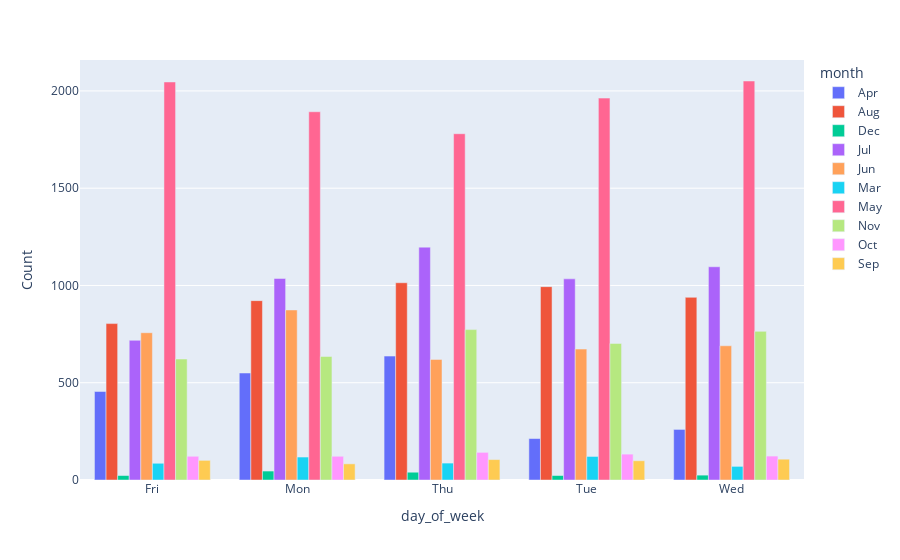

The code cell stored with this chart in its notebook:
### Code cell
# contact month, day_of_week
df['month'] = df['month'].str.capitalize()
df['day_of_week'] = df['day_of_week'].str.capitalize()
count_by_month_day = df[['month', 'day_of_week', 'age']].groupby(by=['month','day_of_week'], sort=True).count().reset_index()
count_by_month_day.rename(columns={'age': 'Count'}, inplace= True)  #Replace column name
count_by_month_day_bar = px.bar(count_by_month_day, x="day_of_week", y="Count", color="month", barmode='group' ) #Create Bar graph
count_by_month_day_bar.show()
####### (Observation) #########
# 'May','July', 'Aug' 'June' are the best months for turn-out for customer contacts

### Figure 1 — Plotly figure (JSON) as saved in the notebook; plotly's stock layout.template omitted (floating-point values rounded to 4 significant figures)
{"data": [{"alignmentgroup": "True", "hovertemplate": "month=Apr<br>day_of_week=%{x}<br>Count=%{y}<extra></extra>", "legendgroup": "Apr", "marker": {"color": "#636efa", "pattern": {"shape": ""}}, "name": "Apr", "offsetgroup": "Apr", "orientation": "v", "showlegend": true, "textposition": "auto", "type": "bar", "x": ["Fri", "Mon", "Thu", "Tue", "Wed"], "xaxis": "x", "y": [455, 550, 637, 213, 260], "yaxis": "y"}, {"alignmentgroup": "True", "hovertemplate": "month=Aug<br>day_of_week=%{x}<br>Count=%{y}<extra></extra>", "legendgroup": "Aug", "marker": {"color": "#EF553B", "pattern": {"shape": ""}}, "name": "Aug", "offsetgroup": "Aug", "orientation": "v", "showlegend": true, "textposition": "auto", "type": "bar", "x": ["Fri", "Mon", "Thu", "Tue", "Wed"], "xaxis": "x", "y": [804, 922, 1014, 994, 939], "yaxis": "y"}, {"alignmentgroup": "True", "hovertemplate": "month=Dec<br>day_of_week=%{x}<br>Count=%{y}<extra></extra>", "legendgroup": "Dec", "marker": {"color": "#00cc96", "pattern": {"shape": ""}}, "name": "Dec", "offsetgroup": "Dec", "orientation": "v", "showlegend": true, "textposition": "auto", "type": "bar", "x": ["Fri", "Mon", "Thu", "Tue", "Wed"], "xaxis": "x", "y": [23, 46, 40, 23, 25], "yaxis": "y"}, {"alignmentgroup": "True", "hovertemplate": "month=Jul<br>day_of_week=%{x}<br>Count=%{y}<extra></extra>", "legendgroup": "Jul", "marker": {"color": "#ab63fa", "pattern": {"shape": ""}}, "name": "Jul", "offsetgroup": "Jul", "orientation": "v", "showlegend": true, "textposition": "auto", "type": "bar", "x": ["Fri", "Mon", "Thu", "Tue", "Wed"], "xaxis": "x", "y": [718, 1036, 1197, 1034, 1096], "yaxis": "y"}, {"alignmentgroup": "True", "hovertemplate": "month=Jun<br>day_of_week=%{x}<br>Count=%{y}<extra></extra>", "legendgroup": "Jun", "marker": {"color": "#FFA15A", "pattern": {"shape": ""}}, "name": "Jun", "offsetgroup": "Jun", "orientation": "v", "showlegend": true, "textposition": "auto", "type": "bar", "x": ["Fri", "Mon", "Thu", "Tue", "Wed"], "xaxis": "x", "y": [757, 874, 620, 673, 690], "yaxis": "y"}, {"alignmentgroup": "True", "hovertemplate": "month=Mar<br>day_of_week=%{x}<br>Count=%{y}<extra></extra>", "legendgroup": "Mar", "marker": {"color": "#19d3f3", "pattern": {"shape": ""}}, "name": "Mar", "offsetgroup": "Mar", "orientation": "v", "showlegend": true, "textposition": "auto", "type": "bar", "x": ["Fri", "Mon", "Thu", "Tue", "Wed"], "xaxis": "x", "y": [86, 118, 87, 121, 70], "yaxis": "y"}, {"alignmentgroup": "True", "hovertemplate": "month=May<br>day_of_week=%{x}<br>Count=%{y}<extra></extra>", "legendgroup": "May", "marker": {"color": "#FF6692", "pattern": {"shape": ""}}, "name": "May", "offsetgroup": "May", "orientation": "v", "showlegend": true, "textposition": "auto", "type": "bar", "x": ["Fri", "Mon", "Thu", "Tue", "Wed"], "xaxis": "x", "y": [2046, 1893, 1780, 1963, 2051], "yaxis": "y"}, {"alignmentgroup": "True", "hovertemplate": "month=Nov<br>day_of_week=%{x}<br>Count=%{y}<extra></extra>", "legendgroup": "Nov", "marker": {"color": "#B6E880", "pattern": {"shape": ""}}, "name": "Nov", "offsetgroup": "Nov", "orientation": "v", "showlegend": true, "textposition": "auto", "type": "bar", "x": ["Fri", "Mon", "Thu", "Tue", "Wed"], "xaxis": "x", "y": [622, 635, 773, 702, 764], "yaxis": "y"}, {"alignmentgroup": "True", "hovertemplate": "month=Oct<br>day_of_week=%{x}<br>Count=%{y}<extra></extra>", "legendgroup": "Oct", "marker": {"color": "#FF97FF", "pattern": {"shape": ""}}, "name": "Oct", "offsetgroup": "Oct", "orientation": "v", "showlegend": true, "textposition": "auto", "type": "bar", "x": ["Fri", "Mon", "Thu", "Tue", "Wed"], "xaxis": "x", "y": [122, 122, 142, 133, 123], "yaxis": "y"}, {"alignmentgroup": "True", "hovertemplate": "month=Sep<br>day_of_week=%{x}<br>Count=%{y}<extra></extra>", "legendgroup": "Sep", "marker": {"color": "#FECB52", "pattern": {"shape": ""}}, "name": "Sep", "offsetgroup": "Sep", "orientation": "v", "showlegend": true, "textposition": "auto", "type": "bar", "x": ["Fri", "Mon", "Thu", "Tue", "Wed"], "xaxis": "x", "y": [101, 83, 105, 99, 107], "yaxis": "y"}], "layout": {"barmode": "group", "legend": {"title": {"text": "month"}, "tracegroupgap": 0}, "margin": {"t": 60}, "xaxis": {"anchor": "y", "domain": [0, 1], "title": {"text": "day_of_week"}}, "yaxis": {"anchor": "x", "domain": [0, 1], "title": {"text": "Count"}}}}
